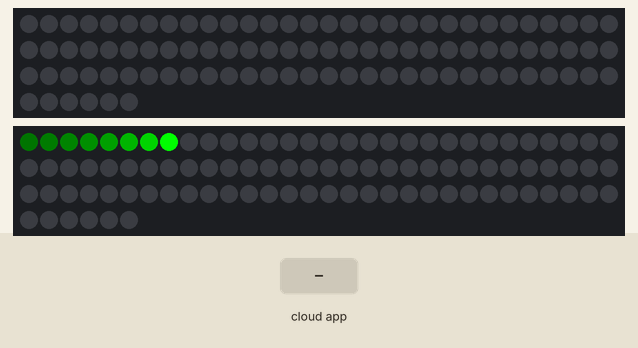
This program was run on a simulated ESP8266 (NodeMCU). Parts: 2 × 96 RGB LEDs in strip order, left to right, continuing on the next row. The inputs (shaded band) are chosen by the test bench. WiFi joins after 1.5 s; servers stay silent unless stated; random numbers use the default seed unless the program sets one.

Above: at 0.6 s.
At 1.44 s:
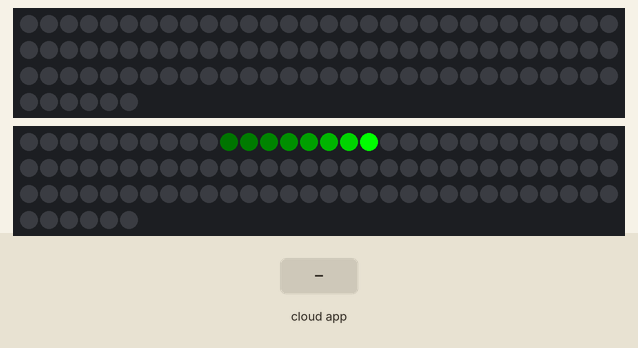
2.8 s: the phone or cloud app sets table to 1
At 3.62 s:
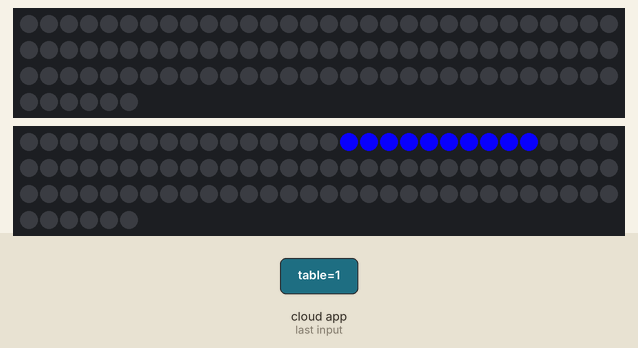
4.6 s: the phone or cloud app sets table to 0
Timing chart, 0 to 7.6 s (numbered marks = the images above; inputs shaded):
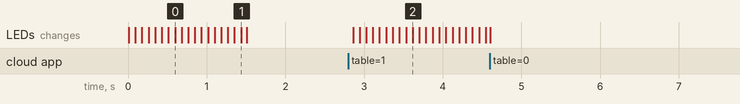

Measured:
- after the input at 2.8 s, the LEDs: first change after 0.06 s (image 2 shows a later state)

The program:

main.cpp
```cpp
#include <WS2812FX.h>
#include <NeoPixelBus.h>
#include <ESP8266WiFi.h>
#include <fauxmoESP.h>

#define LED_PIN    3
#define LED_COUNT 96

const char* ssid     = "SSID";
const char* password = "PASSWORD";
const char* name = "table";

WS2812FX ws2812fx = WS2812FX(LED_COUNT, LED_PIN, NEO_GRB + NEO_KHZ800);
NeoPixelBus<NeoGrbFeature, NeoEsp8266Dma800KbpsMethod> strip(LED_COUNT);

boolean state = false;
fauxmoESP fauxmo;

void display(void) {
    if(strip.CanShow()) {
        memcpy(strip.Pixels(), ws2812fx.getPixels(), strip.PixelsSize());
        strip.Dirty();
        strip.Show();
    }
}

void initSmartDevice() {
    fauxmo.addDevice(name);
    fauxmo.setPort(80);
    fauxmo.enable(true);
    fauxmo.onSetState([](unsigned char device_id, const char * device_name, bool newState, unsigned char value) {
        if (String(device_name).equals(String(name))) {
            state = newState;
        }
    });
}

void initWiFi() {
    WiFi.begin(ssid, password);
    ws2812fx.setMode(FX_MODE_COMET);
    while (WiFi.status() != WL_CONNECTED) {
        ws2812fx.service();
    }
}

void initStrip() {
    ws2812fx.init();
    strip.Begin();
    strip.Show();
    ws2812fx.setCustomShow(display);
    ws2812fx.setBrightness(255);
    ws2812fx.setSpeed(8000);
    ws2812fx.start();
}

void setup() {
    Serial.begin(115200);
    initStrip();
    initWiFi();
    ws2812fx.setMode(FX_MODE_COLOR_WIPE_RANDOM);
    initSmartDevice();
}

void loop() {
    ws2812fx.service();
    fauxmo.handle();
    if (state) {
        ws2812fx.setBrightness(255);
    } else {
        ws2812fx.setBrightness(0);
    }
}
```
